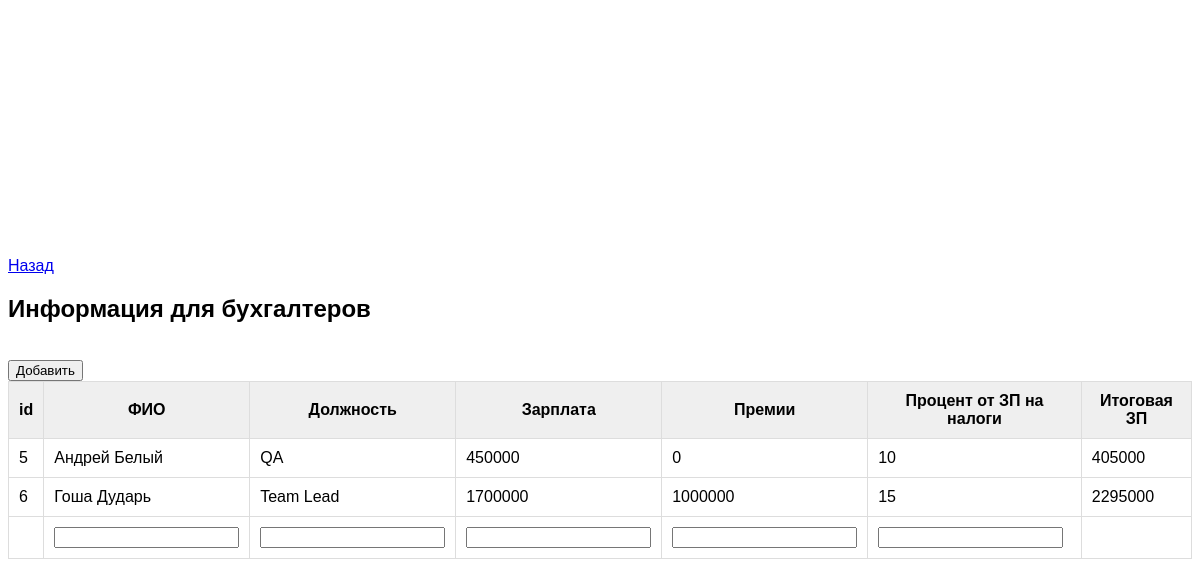
Page /accounting.php on the committed database.
### tables this page shows
CREATE TABLE `accounting` (
  `id` int(11) NOT NULL,
  `full_name` varchar(150) NOT NULL,
  `job_title` varchar(50) NOT NULL,
  `salary` int(11) NOT NULL,
  `prizes` int(11) DEFAULT NULL,
  `Percentage_of_salary_for_taxes` tinyint(4) NOT NULL,
  `total_salary` int(11) DEFAULT NULL
);

### accounting.php (the view, shortened to what this page needs)
<!DOCTYPE html>
<html lang="en">
<head>
    <link rel="stylesheet" href="style.css">
</head>
<body>
    <div class="container">
        <main>
            <a class="go_previous_page" href="admin.php">Назад</a>
            <h2>Информация для бухгалтеров</h2>
            <section class="table">
                <table>
                    <thead>
                        <tr>
                            <th>id</th>
                            <th>ФИО</th>
                            <th>Должность</th>
                            <th>Зарплата</th>
                            <th>Премии</th>
                            <th>Процент от ЗП на налоги</th>
                            <th>Итоговая ЗП</th>
                        </tr>
                    </thead>
                    <tfoot>
                        <form action="add_accounting.php" method="POST">
                            <tr>
                                <td>
                                </td>
                                <td>
                                    <input type="text" name="full_name">
                                </td>
                                <td>
                                    <input type="text" name="job_title">
                                </td>
                                <td>
                                    <input type="number" name="salary">
                                </td>
                                <td>
                                    <input type="number" name="prizes">
                                </td>
                                <td>
                                    <input type="number" name="Percentage_of_salary_for_taxes">
                                </td>
                                <td></td>
                            </tr>
                            <br>
                            <input type="submit" value="Добавить">
                        </form>
                    </tfoot>
                    <tbody>
                        <?php
                        require_once('config.php');
                        $result = $db_connect->query("SELECT * FROM `accounting`");
                        foreach ($result as $row) {
                            echo '<tr>';
                            echo '<td>' . $row['id'] . "</td>";
                            echo '<td>' . $row['full_name'] . "</td>";
                            echo '<td>' . $row['job_title'] . "</td>";
                            echo '<td>' . $row['salary'] . "</td>";
                            echo '<td>' . $row['prizes'] . "</td>";
                            echo '<td>' . $row['Percentage_of_salary_for_taxes'] . "</td>";
                            echo '<td>' . $row['total_salary'] . "</td>";
                            echo '</tr>';
                        }
                        ?>
                    </tbody>
                </table>
            </section>
        </main>
    </div>
</body>
</html>

### style.css (style rules this page uses)
body { font-family: 'Lucida Sans', 'Lucida Sans Regular', 'Lucida Grande', 'Lucida Sans Unicode', Geneva, Verdana, sans-serif; }
.container { height: 100vh; max-width: calc(1366px-40px); margin: 0 auto; display: flex; flex-direction: column; justify-content: center; align-items: center; }
table { border-collapse: collapse; }
th { background-color: #efefef; }
td, th { border: 1px solid #ddd; padding: 10px; }

### rows in the picture
accounting: id "5", full_name "Андрей Белый", job_title "QA", salary "450000", prizes "0", Percentage_of_salary_for_taxes "10", total_salary "405000"
accounting: id "6", full_name "Гоша Дударь", job_title "Team Lead", salary "1700000", prizes "1000000", Percentage_of_salary_for_taxes "15", total_salary "2295000"
